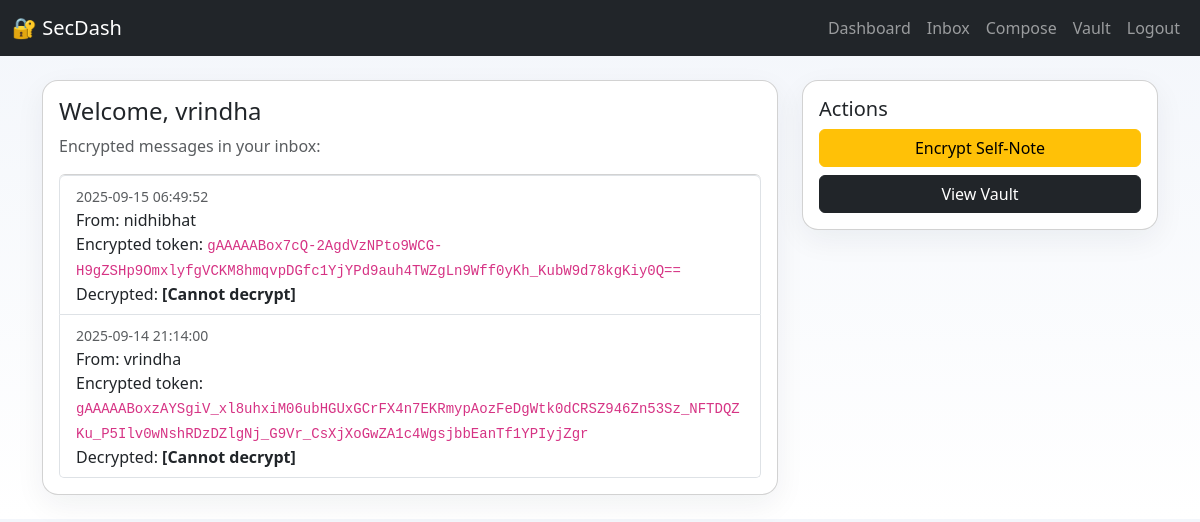
/dashboard (signed in), run on the app's committed database.
### app/models.py (models this page shows, shortened)
class User(UserMixin, db.Model):
    __tablename__ = 'users'
    id = db.Column(db.Integer, primary_key=True)
    username = db.Column(db.String(80), unique=True, nullable=False)
    password_hash = db.Column(db.String(200), nullable=False)
    is_admin = db.Column(db.Boolean, default=False)
    failed_attempts = db.Column(db.Integer, default=0)
    locked_until = db.Column(db.DateTime, nullable=True)
    created_at = db.Column(db.DateTime, default=datetime.utcnow)
    messages_sent = db.relationship(
        'Message',
        backref='sender',
        foreign_keys='Message.sender_id',
        lazy=True
    )
    messages_received = db.relationship(
        'Message',
        backref='recipient',
        foreign_keys='Message.recipient_id',
        lazy=True
    )
    files = db.relationship('File', backref='owner', lazy=True)

class Message(db.Model):
    __tablename__ = 'messages'
    id = db.Column(db.Integer, primary_key=True)
    sender_id = db.Column(db.Integer, db.ForeignKey('users.id'), nullable=False)
    recipient_id = db.Column(db.Integer, db.ForeignKey('users.id'), nullable=False)
    token = db.Column(db.Text, nullable=False)
    created_at = db.Column(db.DateTime, default=datetime.utcnow)
    read = db.Column(db.Boolean, default=False)
    one_time = db.Column(db.Boolean, default=False)
    expires_at = db.Column(db.DateTime, nullable=True)

### app/main/routes.py (the view)
@main_bp.route('/dashboard')
@login_required
def dashboard():
    messages = Message.query.filter_by(recipient_id=current_user.id).order_by(Message.created_at.desc()).all()
    cipher = get_cipher()
    for msg in messages:
        try:
            msg.plaintext = cipher.decrypt(msg.token.encode()).decode()
        except Exception:
            msg.plaintext = "[Cannot decrypt]"
    return render_template('dashboard.html', messages=messages)

### app/utils.py (called while the page is built)
def get_cipher():
    key = current_app.config.get('FERNET_KEY')
    if not key:
        raise RuntimeError('FERNET_KEY is not set')
    if isinstance(key, str):
        key = key.encode()  # ensure bytes
    return Fernet(key)

### app/templates/dashboard.html (shortened to what this page needs)
{% extends 'base.html' %}
{% block content %}
<div class="row">
  <div class="col-md-8">
    <div class="card p-3">
      <h4>Welcome, {{ current_user.username }}</h4>
      <p class="text-muted">Encrypted messages in your inbox:</p>
      {% if messages %}
        <ul class="list-group">
          {% for m in messages %}
            <li class="list-group-item">
              <div><small class="text-muted">{{ m.created_at.strftime('%Y-%m-%d %H:%M:%S') }}</small></div>
              <div>From: {{ m.sender.username if m.sender else 'System' }}</div>
              <div>Encrypted token: <code>{{ m.token }}</code></div>
              <div>Decrypted: <strong>{{ m.plaintext }}</strong></div>
            </li>
          {% endfor %}
        </ul>
      {% else %}
        <p class="text-muted">No messages yet — go to Compose.</p>
      {% endif %}
    </div>
  </div>
  <div class="col-md-4">
    <div class="card p-3">
      <h5>Actions</h5>
      <a class="btn btn-warning w-100 mb-2" href="{{ url_for('main.encrypt') }}">Encrypt Self-Note</a>
      <a class="btn btn-dark w-100" href="{{ url_for('files.vault') }}">View Vault</a>
    </div>
  </div>
</div>
{% endblock %}

### app/static/css/style.css (style rules this page uses)
body { background: linear-gradient(180deg,#f3f6fb,#ffffff); }
.card { border-radius: 1rem; box-shadow: 0 10px 30px rgba(20,30,50,0.06); }

### data on the page
User: username "vrindha"
Message: created_at "2025-09-15 06:49:52", sender "nidhibhat", token "gAAAAABox7cQ-2AgdVzNPto9WCG-H9gZSHp9OmxlyfgVCKM8hmqvpDGfc1YjYPd9auh4TWZgLn9Wff0yKh_KubW9d78kgKiy0Q==", plaintext "[Cannot decrypt]"
Message: created_at "2025-09-14 21:14:00", sender "vrindha", token "gAAAAABoxzAYSgiV_xl8uhxiM06ubHGUxGCrFX4n7EKRmypAozFeDgWtk0dCRSZ946Zn53Sz_NFTDQZKu_P5Ilv0wNshRDzDZlgNj_G9Vr_CsXjXoGwZA1c4WgsjbbEanTf1YPIyjZgr", plaintext "[Cannot decrypt]"
